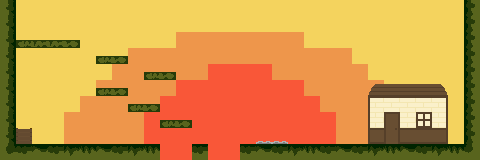

Rendered tile map (Tiled .tmx) drawn with the repository's tilesets; below, a short description and the full map source, tile grids included:
An orthogonal 30x10 tile map with 16x16 px tiles, 3 tile layers (Fondo, Suelo, casa), 1 hidden layer not drawn, 2 tilesets.

<map version="1.10" tiledversion="1.12.0" orientation="orthogonal" renderorder="right-down" width="30" height="10" tilewidth="16" tileheight="16" infinite="0" nextlayerid="5" nextobjectid="1">
 <tileset firstgid="1" source="P7_blocking.tsx" />
 <tileset firstgid="37" source="P9_tileset.tsx" />
 <layer id="2" name="Fondo" width="30" height="10">
  <data encoding="csv">
71,71,71,71,71,71,71,71,71,71,71,71,71,71,71,71,71,71,71,71,71,71,71,71,71,71,71,71,71,71,
71,71,71,71,71,71,71,71,71,71,71,71,71,71,71,71,71,71,71,71,71,71,71,71,71,71,71,71,71,71,
71,71,71,71,71,71,71,71,71,71,71,72,72,72,72,72,72,72,72,71,71,71,71,71,71,71,71,71,71,71,
71,71,71,71,71,71,71,71,72,72,72,72,72,72,72,72,72,72,72,72,72,72,71,71,71,71,71,71,71,71,
71,71,71,71,71,71,71,72,72,72,72,72,72,66,66,66,66,72,72,72,72,72,72,71,71,71,71,71,71,71,
71,71,71,71,71,71,72,72,72,72,72,66,66,66,66,66,66,66,66,72,72,72,72,72,71,71,71,71,71,71,
71,71,71,71,71,72,72,72,72,72,66,66,66,66,66,66,66,66,66,66,72,72,72,72,72,71,71,71,71,71,
71,71,71,71,72,72,72,72,72,66,66,66,66,66,66,66,66,66,66,66,66,72,72,72,72,72,71,71,71,71,
71,71,71,71,72,72,72,72,72,66,66,66,66,66,66,66,66,66,66,66,66,72,72,72,72,72,71,71,71,71,
71,71,71,72,72,72,72,72,66,66,66,66,66,66,66,66,66,66,66,66,66,66,72,72,72,72,72,71,71,71
</data>
 </layer>
 <layer id="4" name="BLOCKING" width="30" height="10" visible="0">
  <data encoding="csv">
7,0,0,0,0,0,0,0,0,0,0,0,0,0,0,0,0,0,0,0,0,0,0,0,0,0,0,0,0,9,
7,0,0,0,0,0,0,0,0,0,0,0,0,0,0,0,0,0,0,0,0,0,0,0,0,0,0,0,0,9,
7,4,5,5,6,0,0,0,0,0,0,0,0,0,0,0,0,0,0,0,0,0,0,0,0,0,0,0,0,9,
7,0,0,0,0,0,4,6,0,0,0,0,0,0,0,0,0,0,0,0,0,0,0,0,0,0,0,0,0,9,
7,0,0,0,0,0,0,0,0,4,6,0,0,0,0,0,0,0,0,0,0,0,0,0,0,0,0,0,0,9,
7,0,0,0,0,0,4,6,0,0,0,0,0,0,0,0,0,0,0,0,0,0,0,22,23,23,23,24,0,9,
7,0,0,0,0,0,0,0,4,6,0,0,0,0,0,0,0,0,0,0,0,0,0,19,20,20,20,21,0,9,
7,0,0,0,0,0,0,0,0,0,4,6,0,0,0,0,0,0,0,0,0,0,0,25,28,26,29,27,0,9,
7,10,0,0,0,0,0,0,0,0,0,0,0,0,0,0,12,12,0,0,0,0,0,31,34,32,32,33,0,9,
13,14,14,14,14,14,14,14,14,14,0,0,14,0,0,14,14,14,14,14,14,14,14,14,14,14,14,14,14,15
</data>
 </layer>
 <layer id="1" name="Suelo" width="30" height="10">
  <data encoding="csv">
43,0,0,0,0,0,0,0,0,0,0,0,0,0,0,0,0,0,0,0,0,0,0,0,0,0,0,0,0,45,
43,0,0,0,0,0,0,0,0,0,0,0,0,0,0,0,0,0,0,0,0,0,0,0,0,0,0,0,0,45,
43,40,41,41,42,0,0,0,0,0,0,0,0,0,0,0,0,0,0,0,0,0,0,0,0,0,0,0,0,45,
43,0,0,0,0,0,40,42,0,0,0,0,0,0,0,0,0,0,0,0,0,0,0,0,0,0,0,0,0,45,
43,0,0,0,0,0,0,0,0,40,42,0,0,0,0,0,0,0,0,0,0,0,0,0,0,0,0,0,0,45,
43,0,0,0,0,0,40,42,0,0,0,0,0,0,0,0,0,0,0,0,0,0,0,0,0,0,0,0,0,45,
43,0,0,0,0,0,0,0,40,42,0,0,0,0,0,0,0,0,0,0,0,0,0,0,0,0,0,0,0,45,
43,0,0,0,0,0,0,0,0,0,40,42,0,0,0,0,0,0,0,0,0,0,0,0,0,0,0,0,0,45,
43,46,0,0,0,0,0,0,0,0,0,0,0,0,0,0,48,48,0,0,0,0,0,0,0,0,0,0,0,45,
49,50,53,50,52,54,53,50,52,54,0,0,50,0,0,50,53,50,52,54,50,53,50,52,54,53,50,52,54,51
</data>
 </layer>
 <layer id="3" name="casa" width="30" height="10">
  <data encoding="csv">
0,0,0,0,0,0,0,0,0,0,0,0,0,0,0,0,0,0,0,0,0,0,0,0,0,0,0,0,0,0,
0,0,0,0,0,0,0,0,0,0,0,0,0,0,0,0,0,0,0,0,0,0,0,0,0,0,0,0,0,0,
0,0,0,0,0,0,0,0,0,0,0,0,0,0,0,0,0,0,0,0,0,0,0,0,0,0,0,0,0,0,
0,0,0,0,0,0,0,0,0,0,0,0,0,0,0,0,0,0,0,0,0,0,0,0,0,0,0,0,0,0,
0,0,0,0,0,0,0,0,0,0,0,0,0,0,0,0,0,0,0,0,0,0,0,0,0,0,0,0,0,0,
0,0,0,0,0,0,0,0,0,0,0,0,0,0,0,0,0,0,0,0,0,0,0,58,59,59,59,60,0,0,
0,0,0,0,0,0,0,0,0,0,0,0,0,0,0,0,0,0,0,0,0,0,0,55,56,56,56,57,0,0,
0,0,0,0,0,0,0,0,0,0,0,0,0,0,0,0,0,0,0,0,0,0,0,61,64,62,65,63,0,0,
0,0,0,0,0,0,0,0,0,0,0,0,0,0,0,0,0,0,0,0,0,0,0,67,70,68,68,69,0,0,
0,0,0,0,0,0,0,0,0,0,0,0,0,0,0,0,0,0,0,0,0,0,0,0,0,0,0,0,0,0
</data>
 </layer>
</map>
